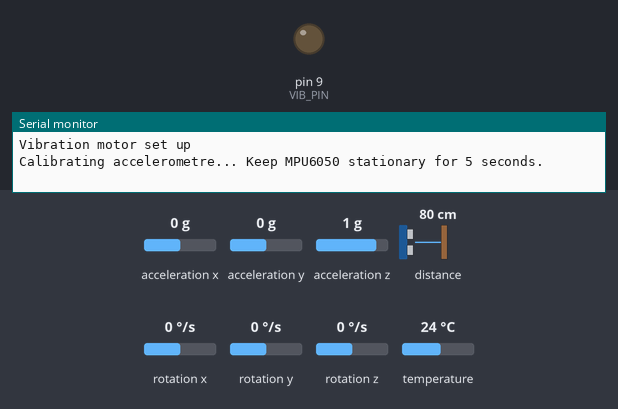
A sketch run on a simulated Arduino Uno, built with avr-gcc and run on an emulated ATmega328P. On the bench: output pins drawn as LEDs (lit = HIGH), the last lines printed to the serial monitor. The inputs (shaded band) are chosen by the test bench; at power-on: acceleration x 0 g, acceleration y 0 g, acceleration z 1 g, distance to the obstacle 80 cm, rotation x 0 °/s, rotation y 0 °/s, rotation z 0 °/s, temperature 24 °C. The echo pulse lasts 58.3 µs per cm; the modem accepts every AT command (registered, SIM ready, sends succeed) and sends nothing else.

Above: at 0.1 s.
At 20.0 s:
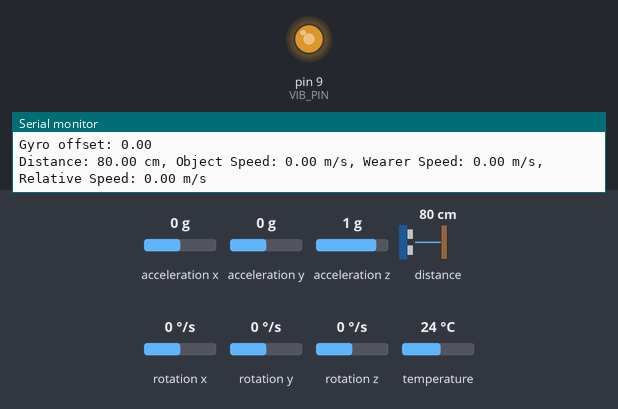
Timing chart, 0 to 21.5 s (numbered marks = the images above):
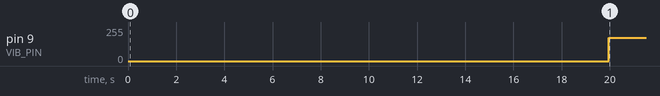

Measured:
- by itself, pin 9 (VIB_PIN): 0/255 → 175/255 at 20.0 s

The sketch:

blind_aid_version4.ino
```cpp
#include <NewPing.h>
#include <Adafruit_VL53L0X.h>
#include <Adafruit_MPU6050.h>
#include <Wire.h>
#include <SoftwareSerial.h>


// HC-SR04 Pins
#define TRIG_PIN 6
#define ECHO_PIN 7
#define MAX_DISTANCE 400 // in cm
NewPing sonar(TRIG_PIN, ECHO_PIN, MAX_DISTANCE);

Adafruit_VL53L0X lox = Adafruit_VL53L0X();

Adafruit_MPU6050 mpu;

// Vibration Motor Pin
#define VIB_PIN 9

// SIM800L V2 EVB Pins
#define SIM_RX 11
#define SIM_TX 10
SoftwareSerial sim800l(SIM_RX, SIM_TX);

// Constants
const float DISTANCE_THRESHOLD = 200.0;
const float MIN_DISTANCE = 2.0; // Minimum reliable distance (cm)
const float MAX_VIB_STRENGTH = 255.0;
const float MIN_VIB_STRENGTH = 50.0;
const unsigned long SAMPLE_INTERVAL = 100; // Time between measurements (ms)


// Fall Detection Constants
const float FREE_FALL_THRESHOLD = 2.0; // m/s²
const float IMPACT_THRESHOLD = 29.4; // m/s²
const float TILT_THRESHOLD = 45.0; // Degrees (post-fall orientation)
const unsigned long FALL_WINDOW = 2000;
const unsigned long SMS_COOLDOWN = 60000;


// Variables
float ax_offset = 0.0; // Replace with your MPU6050 calibration value
float gx_offset = 0.0; // Replace with your MPU6050 calibration value
float lastDistance = 0.0;
unsigned long lastTime = 0;
float wearerSpeed = 0.0;
bool fallDetected = false;
unsigned long lastSMSTime = 0;

// Caregiver's number
const char* CAREGIVER_NUMBER = "+256751167441";

void setup() {
  Serial.begin(9600);
  pinMode(VIB_PIN, OUTPUT);
  Serial.println("Vibration motor set up");

  // Initialize VL53L0X
  if (!lox.begin()) {
    Serial.println("Failed to initialize VL53L0X!");
  }
  // Serial.println("ToF ignored");

  // Serial.println("Initialize MPU6050");
  if (!mpu.begin()) {
    Serial.println("Failed to initialize MPU6050!");
    while (1);
  }
  mpu.setAccelerometerRange(MPU6050_RANGE_2_G); // ±2g for walking speed
  mpu.setGyroRange(MPU6050_RANGE_250_DEG); // ±250°/s for orientation
  ax_offset = ax_calibrate();
  gx_offset = gx_calibrate();

  // Initialize SIM800L
  sim800l.begin(9600);
  delay(1000);
  if (!initializeSIM800L()) {
    Serial.println("Failed to initialize SIM800L!");
  }
}

float ax_calibrate() {
  Serial.println("Calibrating accelerometre... Keep MPU6050 stationary for 5 seconds.");
  delay(2000);

  float ax_sum = 0.0;
  int samples = 1000;
  for (int i = 0; i < samples; i++) {
    sensors_event_t a, g, temp;
    mpu.getEvent(&a, &g, &temp);
    ax_sum += a.acceleration.x;
    delay(5);
  }
  ax_offset = ax_sum / samples;
  Serial.print("X-Axis Offset: "); Serial.println(ax_offset);
  return ax_offset;
}

float gx_calibrate() {
  Serial.println("Calibrating gyro... Keep MPU6050 stationary for 5 seconds.");
  delay(2000);

  float gx_sum = 0.0;
  int samples = 1000;
  for (int i = 0; i < samples; i++) {
    sensors_event_t a, g, temp;
    mpu.getEvent(&a, &g, &temp);
    gx_sum += g.gyro.x;
    delay(5);
  }
  gx_offset = gx_sum / samples;
  Serial.print("Gyro offset: "); Serial.println(gx_offset);
  return gx_offset;
}

bool initializeSIM800L() {
  // Test communication with SIM800L
  sim800l.println("AT");
  delay(100);
  if (sim800l.find("OK")) {
    // check signal quality
    sim800l.println("AT+CSQ");
    // Set SMS to text mode
    sim800l.println("AT+CMGF=1");
    delay(100);
    return sim800l.find("OK");
  }
  return false;
}

void sendSMS(float distance) {
  if (millis() - lastSMSTime < SMS_COOLDOWN) return; // Prevent multiple SMS
  char message[100];
  snprintf(message, sizeof(message), "ALERT: Fall detected! Last distance to obstacle: %.1f cm", distance);
  sim800l.println("AT+CMGS=\"" + String(CAREGIVER_NUMBER) + "\"");
  delay(100);
  sim800l.print(message);
  delay(100);
  sim800l.write(26); // End sending SMS
  delay(1000);
  if (sim800l.find("OK")) {
    Serial.println("SMS sent successfully!");
  } else {
    Serial.println("Failed to send SMS!");
  }
  lastSMSTime = millis();
}

float getTemperature() {
  sensors_event_t a, g, temp;
  mpu.getEvent(&a, &g, &temp);
  return temp.temperature; // °C
}

float getWearerSpeed() {
  sensors_event_t a, g, temp;
  mpu.getEvent(&a, &g, &temp);
  float ax = a.acceleration.x - ax_offset;
  static float filtered_ax = 0.0;
  const float alpha = 0.1; // Low-pass filter coefficient
  filtered_ax = alpha * ax + (1 - alpha) * filtered_ax;

  static float velocity = 0.0;
  static unsigned long lastUpdate = 0;
  unsigned long now = millis();

  if (abs(filtered_ax) < 0.1) { // Stationary threshold
    velocity = 0.0;
  } else if (lastUpdate != 0) {
    float dt = (now - lastUpdate) / 1000.0; // To seconds
    velocity += filtered_ax * dt;
    velocity = constrain(velocity, -2.0, 2.0);
  }
  lastUpdate = now;
  return velocity; // m/s
}

bool detectFall() {
  static unsigned long fallStartTime = 0;
  static bool freeFallDetected = false;
  static bool impactDetected = false;

  sensors_event_t a, g, temp;
  mpu.getEvent(&a, &g, &temp);

  // Calculate total acceleration magnitude
  float acc_magnitude = sqrt(sq(a.acceleration.x - ax_offset) +
                            sq(a.acceleration.y) +
                            sq(a.acceleration.z));

  // Calculate tilt angle from gyroscope
  float tilt = abs(g.gyro.x - gx_offset) * (SAMPLE_INTERVAL / 1000.0) * 180.0 / PI;
  static float total_tilt = 0.0;
  total_tilt += tilt;

  // Fall detection logic
  if (!freeFallDetected && acc_magnitude < FREE_FALL_THRESHOLD) {
    freeFallDetected = true;
    fallStartTime = millis();
  } else if (freeFallDetected && !impactDetected && acc_magnitude > IMPACT_THRESHOLD) {
    impactDetected = true;
  } else if (freeFallDetected && impactDetected && total_tilt > TILT_THRESHOLD) {
    if (millis() - fallStartTime <= FALL_WINDOW) {
      freeFallDetected = false;
      impactDetected = false;
      total_tilt = 0.0;
      return true;
    }
  }

  // Reset if fall sequence times out
  if (freeFallDetected && (millis() - fallStartTime > FALL_WINDOW)) {
    freeFallDetected = false;
    impactDetected = false;
    total_tilt = 0.0;
  }

  return false;
}

float getDistance() {
  // Use the Time of Flight sensor if the object is closer than 2m
  if (lastDistance <= DISTANCE_THRESHOLD) {
    VL53L0X_RangingMeasurementData_t measure;
    lox.rangingTest(&measure, false);
    if (measure.RangeStatus != 4) {
      float distance_mm = measure.RangeMilliMeter;
      float distance_cm = distance_mm / 10.0;
      if (distance_cm >= MIN_DISTANCE && distance_cm <= DISTANCE_THRESHOLD) {
        return distance_cm;
      }
    }
  }

  // Otherwise, use the ultrasonic sensor
  unsigned int duration = sonar.ping();
  float temperature = getTemperature();
  float speedOfSound = 331.4 + (0.606 * temperature); // m/s
  float distance_cm = (duration * (speedOfSound / 10000)) / 2; // cm
  if (distance_cm < MIN_DISTANCE || distance_cm > MAX_DISTANCE) {
    return -1.0;
  }
  return distance_cm;
}

float calculateObjectSpeed(float currentDistance, float deltaTime) {
  if (lastDistance == 0.0 || deltaTime == 0) return 0.0;
  float distanceChange = lastDistance - currentDistance; // cm
  float objectSpeed = distanceChange / (deltaTime / 1000.0); // cm/s to m/s
  return objectSpeed / 100.0;
}

void vibrateFeedback(float distance, float relativeSpeed) {
  if (distance < 0) {
    analogWrite(VIB_PIN, 0);
    return;
  }

  float strength = map(distance, MIN_DISTANCE, DISTANCE_THRESHOLD, MAX_VIB_STRENGTH, MIN_VIB_STRENGTH);
  strength = constrain(strength, MIN_VIB_STRENGTH, MAX_VIB_STRENGTH);

  if (abs(relativeSpeed) < 0.1) {
    analogWrite(VIB_PIN, (int)strength); // Continuous for stationary
  } else {
    float absSpeed = abs(relativeSpeed);
    long pulseDelay = map(absSpeed * 100, 0, 200, 500, 50);
    pulseDelay = constrain(pulseDelay, 50, 500);
    analogWrite(VIB_PIN, (int)strength);
    delay(pulseDelay / 2);
    analogWrite(VIB_PIN, 0);
    delay(pulseDelay / 2);
  }
}

void loop() {
  unsigned long currentTime = millis();
  if (currentTime - lastTime >= SAMPLE_INTERVAL) {
    float distance = getDistance();
    wearerSpeed = getWearerSpeed();
    float deltaTime = currentTime - lastTime;
    float objectSpeed = calculateObjectSpeed(distance, deltaTime);
    float relativeSpeed = objectSpeed - wearerSpeed;

    // Fall detection
    if (detectFall()) {
      fallDetected = true;
      sendSMS(distance);
    }

    // Vibration feedback (skip if fall detected to prioritize alert)
    if (!fallDetected) {
      vibrateFeedback(distance, relativeSpeed);
    }

    // Debug output
    Serial.print("Distance: "); Serial.print(distance); Serial.print(" cm, ");
    Serial.print("Object Speed: "); Serial.print(objectSpeed); Serial.print(" m/s, ");
    Serial.print("Wearer Speed: "); Serial.print(wearerSpeed); Serial.print(" m/s, ");
    Serial.print("Relative Speed: "); Serial.print(relativeSpeed); Serial.println(" m/s");
    if (fallDetected) Serial.println("FALL DETECTED!");

    lastDistance = distance;
    lastTime = currentTime;
  }
}
```
